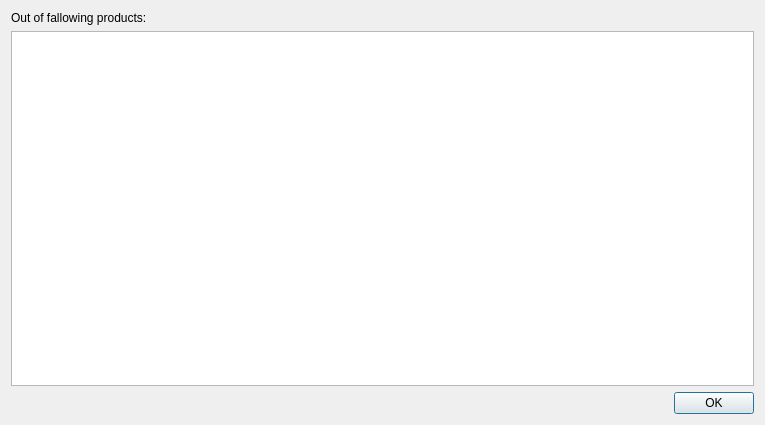
<?xml version="1.0" encoding="UTF-8"?>
<ui version="4.0">
 <class>OutOfDialog</class>
 <widget class="QDialog" name="OutOfDialog">
  <property name="geometry">
   <rect>
    <x>0</x>
    <y>0</y>
    <width>765</width>
    <height>425</height>
   </rect>
  </property>
  <property name="windowTitle">
   <string>Out of products</string>
  </property>
  <layout class="QGridLayout" name="gridLayout">
   <item row="0" column="0">
    <widget class="QLabel" name="label">
     <property name="text">
      <string>Out of fallowing products:</string>
     </property>
     <property name="alignment">
      <set>Qt::AlignLeading|Qt::AlignLeft|Qt::AlignVCenter</set>
     </property>
    </widget>
   </item>
   <item row="1" column="0">
    <widget class="QTableView" name="TableWidget"/>
   </item>
   <item row="2" column="0">
    <widget class="QDialogButtonBox" name="buttonBox">
     <property name="orientation">
      <enum>Qt::Horizontal</enum>
     </property>
     <property name="standardButtons">
      <set>QDialogButtonBox::Ok</set>
     </property>
    </widget>
   </item>
  </layout>
 </widget>
 <resources/>
 <connections>
  <connection>
   <sender>buttonBox</sender>
   <signal>accepted()</signal>
   <receiver>OutOfDialog</receiver>
   <slot>accept()</slot>
   <hints>
    <hint type="sourcelabel">
     <x>248</x>
     <y>254</y>
    </hint>
    <hint type="destinationlabel">
     <x>157</x>
     <y>274</y>
    </hint>
   </hints>
  </connection>
  <connection>
   <sender>buttonBox</sender>
   <signal>rejected()</signal>
   <receiver>OutOfDialog</receiver>
   <slot>reject()</slot>
   <hints>
    <hint type="sourcelabel">
     <x>316</x>
     <y>260</y>
    </hint>
    <hint type="destinationlabel">
     <x>286</x>
     <y>274</y>
    </hint>
   </hints>
  </connection>
 </connections>
</ui>
